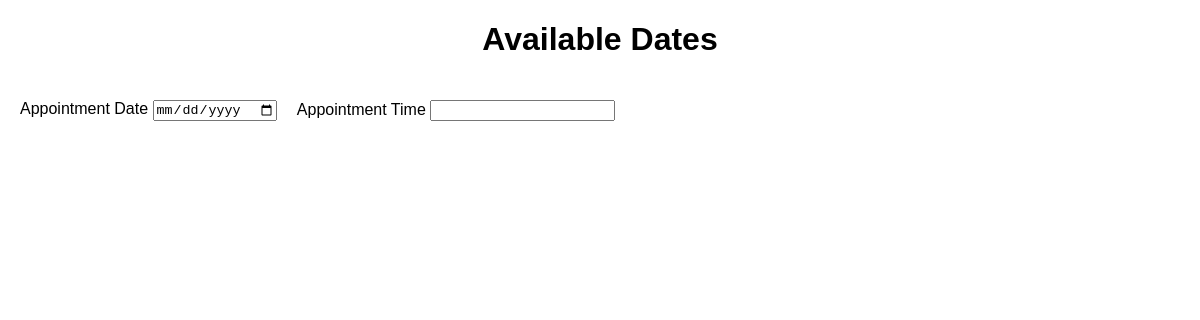
Page /Backend/index.php on the earlier database version.
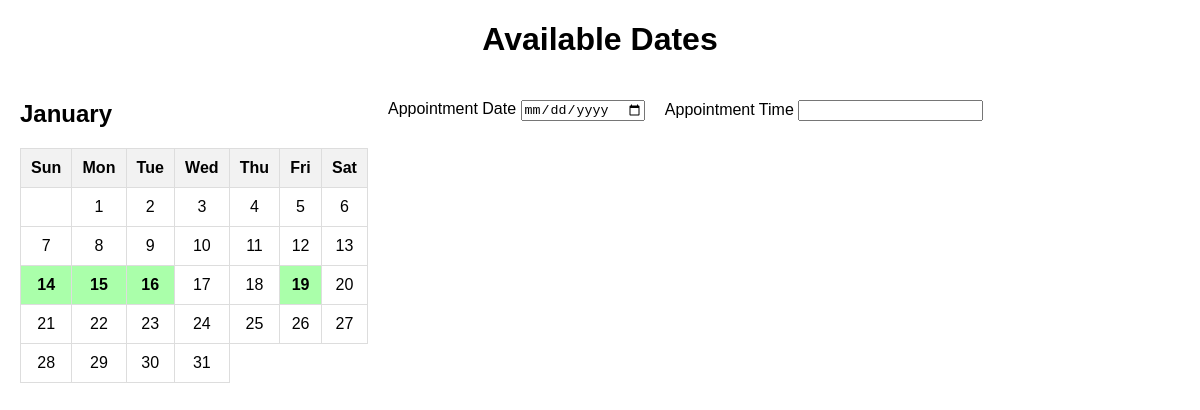
Same page on the later database version.
### tables this page shows
CREATE TABLE `appointments` (
  `ID` int(11) NOT NULL,
  `Date` date NOT NULL,
  `AMSlot` int(255) DEFAULT NULL,
  `PMSlot` int(255) DEFAULT NULL
);

### Backend/index.php (the view, shortened to what this page needs)
<!DOCTYPE html>
<html lang="en">
<head>
</head>
<body>
    <h1>Available Dates</h1>
    <div class="calendar">
        <?php
        include 'config.php';
        $sql = "SELECT * FROM appointments";
        $result = $conn->query($sql);
        $calendarData = array();
        while ($row = $result->fetch_assoc()) {
            $date = new DateTime($row['Date']);
            $month = $date->format('F');
            $dayOfMonth = $date->format('j');
            $calendarData[$month][$dayOfMonth] = array('AM' => $row['AMSlot'], 'PM' => $row['PMSlot']);
        }
        foreach ($calendarData as $month => $days) {
            echo "<div class='month'>";
            echo "<h2>$month</h2>";
            echo "<table>";
            echo "<tr><th>Sun</th><th>Mon</th><th>Tue</th><th>Wed</th><th>Thu</th><th>Fri</th><th>Sat</th></tr>";
            $firstDayOfMonth = date('w', strtotime("1 $month"));
            echo "<tr>";
            for ($i = 0; $i < $firstDayOfMonth; $i++) {
                echo "<td></td>";
            }
            for ($day = 1; $day <= 31; $day++) {
                echo "<td";
                if (isset($days[$day])) {
                    echo " class='available' onclick='toggleSlots(this)' data-am='" . $days[$day]['AM'] . "' data-pm='" . $days[$day]['PM'] . "'";
                    echo ">";
                    echo "<strong>$day</strong>";
                } else {
                    echo ">";
                    echo $day;
                }
                echo "</td>";
                if (($firstDayOfMonth + $day) % 7 == 0) {
                    echo "</tr><tr>";
                }
            }
            echo "</tr>";
            echo "</table>";
            echo "</div>";
        }
        ?>
        <div class="form-group">
            <label class="small-label" for="appointment-date">Appointment Date</label>
            <input type="date" name="appointment-date" class="input" id="appointment-date" required>
        </div>
        <div class="form-group">
            <label class="small-label" for="appointment-time">Appointment Time</label>
            <input type="text" name="appointment-time" class="input" id="appointment-time" placeholder="" required>
        </div>
    </div>
</body>
</html>

### Backend/index.php (style rules this page uses)
body { font-family: Arial, sans-serif; margin: 20px; }
h1 { text-align: center; }
.calendar { display: flex; flex-wrap: wrap; gap: 20px; }
.month { flex-basis: 30%; }
table { width: 100%; border-collapse: collapse; margin-top: 10px; }
th, td { border: 1px solid #ddd; padding: 10px; text-align: center; }
th { background-color: #f2f2f2; }
.available { background-color: #aaffaa; cursor: pointer; }
.form-group { margin-top: 20px; }

Differences in the rows shown:
added appointments: Date "January"
